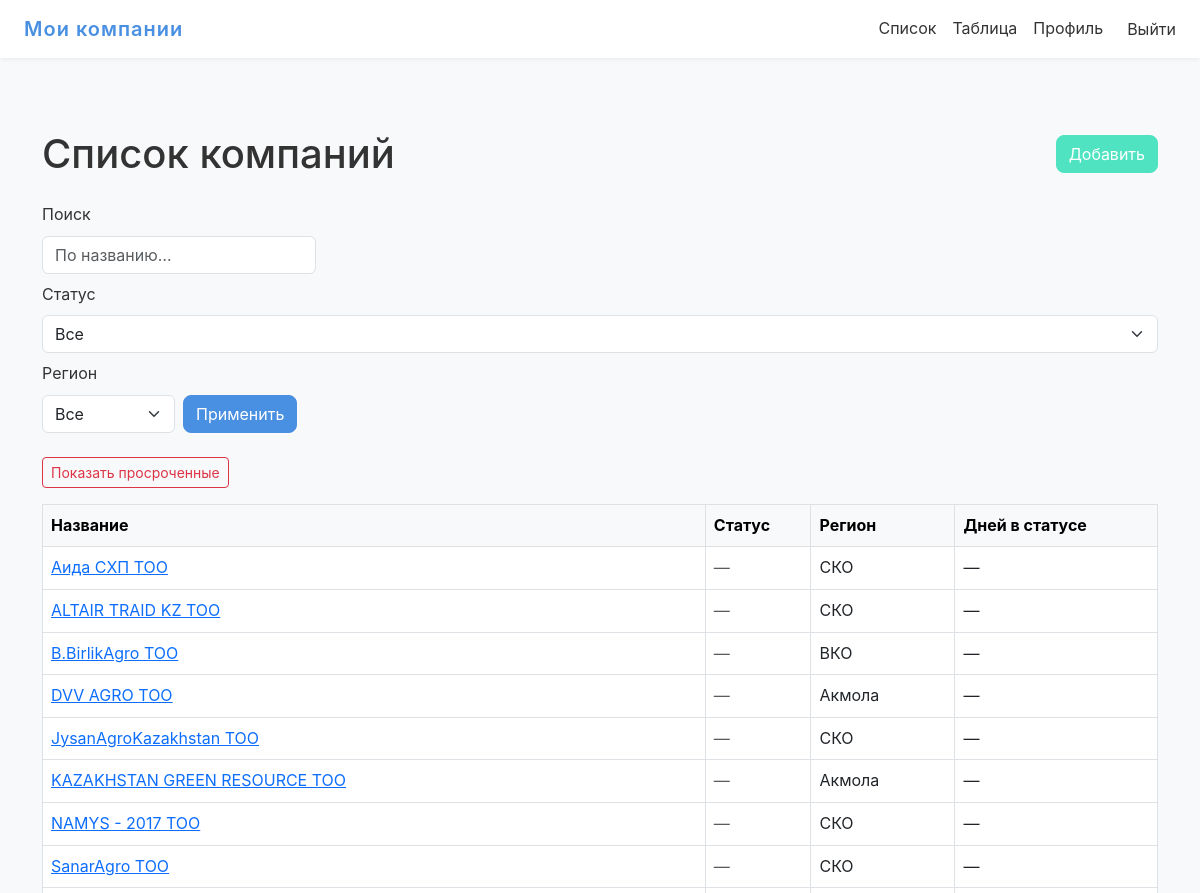
Page / (signed in, upper part) on the earlier database version.
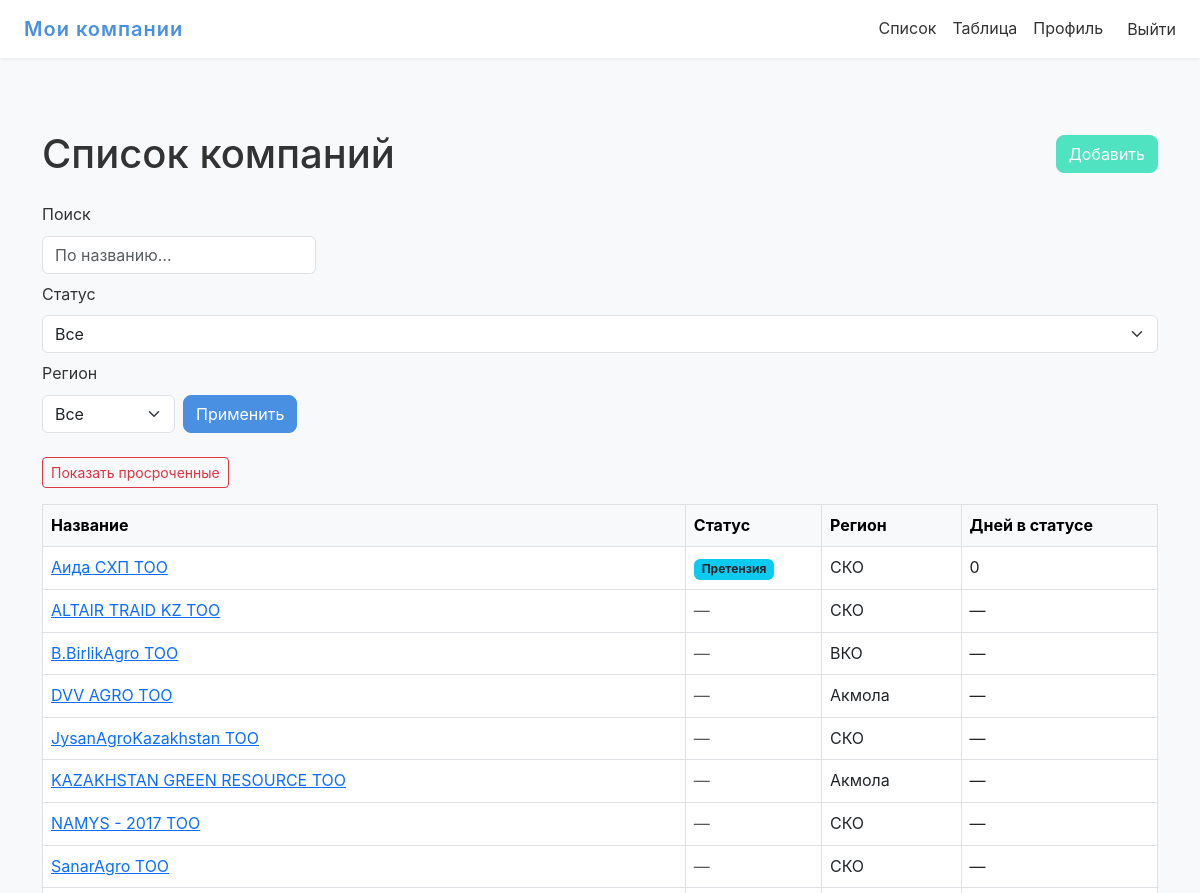
Same page on the later database version.
### main/models.py (models this page shows, shortened)
class Company(models.Model):
    name = models.CharField("Название компании", max_length=200)
    bin_number = models.CharField(
        "БИН",
        max_length=50,
        blank=True,
        null=True,
        help_text="Бизнес-идентификационный номер (необязательно)"
    )
    manager_name = models.CharField(
        "Управляющий",
        max_length=150,
        blank=True,
        null=True,
        help_text="Имя ответственного лица/управляющего (необязательно)"
    )
    debt_amount = models.DecimalField(
        "Сумма долга",
        max_digits=12,
        decimal_places=2,
        blank=True,
        null=True,
        help_text="Сумма долга (необязательно)"
    )
    status = models.ForeignKey(
        Status,
        on_delete=models.SET_NULL,
        null=True,
        blank=True,
        related_name="+",
        verbose_name="Текущий статус"
    )
    position = models.IntegerField(
        "Позиция в колонке",
        default=0,
        help_text="Порядок внутри одного статуса на доске"
    )
    region = models.CharField(
        "Регион",
        max_length=3,
        choices=REGION_CHOICES,
        default="KST",
        help_text="Географический регион компании"
    )
    class Meta:
        ordering = ["position"]
        verbose_name = "Компания"
        verbose_name_plural = "Компании"

class Status(models.Model):
    name = models.CharField("Название статуса", max_length=400)
    order = models.PositiveIntegerField(
        "Порядок отображения",
        default=0,
        help_text="Чем меньше — тем левее на доске"
    )
    duration_days = models.PositiveIntegerField(
        "Рекомендуемое время (дней)",
        default=0,
        help_text="Рекомендованное количество дней в этом статусе"
    )
    class Meta:
        ordering = ["order"]
        verbose_name = "Статус"
        verbose_name_plural = "Статусы"

### main/views.py (the view)
# urls.py: path('', views.index, name='index'),
@login_required
def index(request):
    if request.user.is_staff:
        qs = Company.objects.all()
    else:
        user_regions = request.user.profile.regions.values_list('code', flat=True)
        qs = Company.objects.filter(region__in=user_regions)
    q       = request.GET.get('q', '').strip()
    st_id   = request.GET.get('status')
    region  = request.GET.get('region')
    overdue = request.GET.get('overdue') == '1'
    if q:
        qs = qs.filter(name__icontains=q)
    if st_id:
        qs = qs.filter(status_id=st_id)
    if request.user.is_staff and region:
        qs = qs.filter(region=region)
    companies = []
    now = timezone.now()
    for c in qs.order_by('position'):
        last = c.history.first()
        if last and c.status and c.status.duration_days:
            workdays_elapsed = count_workdays(last.changed_at, now)
            is_overdue       = workdays_elapsed > c.status.duration_days
            days_in_status   = workdays_elapsed
        else:
            is_overdue     = False
            days_in_status = None
        if overdue and not is_overdue:
            continue
        c.days_in_status = days_in_status
        c.is_overdue     = is_overdue
        companies.append(c)
    return render(request, 'main/index.html', {
        'title':    'Список компаний',
        'companies': companies,
        'statuses': Status.objects.order_by('order'),
        'regions':  REGION_CHOICES,
    })

### main/views.py (called while the page is built)
def count_workdays(start_dt, end_dt):
    start_date = start_dt.date()
    end_date = end_dt.date()
    workdays = 0
    current = start_date
    while current < end_date:
        if current.weekday() < 5:
            workdays += 1
        current += timedelta(days=1)
    return workdays

### main/templates/main/index.html (shortened to what this page needs)
{% extends 'main/base.html' %}
{% block content %}
<div class="container py-5">
  <div class="d-flex justify-content-between align-items-center mb-4">
    <h1 class="mb-0">{{ title }}</h1>
    <a href="{% url 'main:add_company' %}" class="btn btn-success">Добавить</a>
  </div>
  <form method="get" class="row g-2 mb-4 align-items-end">
    <div class="col-auto">
      <label class="form-label" for="id_q">Поиск</label>
      <input type="text"
             id="id_q"
             name="q"
             value="{{ request.GET.q|default_if_none:'' }}"
             class="form-control"
             placeholder="По названию…">
    </div>
    <div class="col-auto">
      <label class="form-label" for="id_status">Статус</label>
      <select id="id_status" name="status" class="form-select">
        <option value="">Все</option>
      </select>
    </div>
    {% if user.is_staff %}
      <div class="col-auto">
        <label class="form-label" for="id_region">Регион</label>
        <select id="id_region" name="region" class="form-select">
          <option value="">Все</option>
        </select>
      </div>
    {% endif %}
    <div class="col-auto">
      <button type="submit" class="btn btn-primary">Применить</button>
    </div>
  </form>
  <div class="mb-3">
    {% if request.GET.overdue == '1' %}
      <a href="{% url 'main:index' %}" class="btn btn-sm btn-outline-primary">
        Показать все
      </a>
    {% else %}
      <a href="{% url 'main:index' %}?{% if request.GET.q %}q={{ request.GET.q }}&{% endif %}
                                      overdue=1"
         class="btn btn-sm btn-outline-danger">
        Показать просроченные
      </a>
    {% endif %}
  </div>
  <table class="table table-bordered table-hover align-middle">
    <thead class="table-light">
      <tr>
        <th>Название</th>
        <th>Статус</th>
        <th>Регион</th>
        <th>Дней в статусе</th>
      </tr>
    </thead>
    <tbody>
      {% for c in companies %}
        <tr {% if c.is_overdue %}class="table-danger"{% endif %}>
          <td>
            <a href="{% url 'main:company_detail' c.pk %}">{{ c.name }}</a>
          </td>
          <td>
            {% if c.status %}
              <span class="badge bg-info text-dark">{{ c.status.name }}</span>
            {% else %}
              <span class="text-muted">—</span>
            {% endif %}
          </td>
          <td>{{ c.get_region_display }}</td>
          <td>
            {% if c.days_in_status is not None %}
              {{ c.days_in_status }}
            {% else %}
              —
            {% endif %}
          </td>
        </tr>
      {% empty %}
        <tr>
          <td colspan="4" class="text-center text-muted">Компании не найдены</td>
        </tr>
      {% endfor %}
    </tbody>
  </table>
</div>
{% endblock %}

### main/templates/main/base.html (shortened to what this page needs)
{% load static %}
<!DOCTYPE html>
<html lang="ru">
<head>
  <link
    href="https://cdn.jsdelivr.net/npm/bootstrap@5.3.0/dist/css/bootstrap.min.css"
    rel="stylesheet"
  >
  <link rel="stylesheet" href="{% static 'main/css/custom.css' %}">
</head>
<body class="bg-light">
  <nav class="navbar navbar-expand-lg navbar-dark bg-dark mb-4">
    <div class="container-fluid">
      <a class="navbar-brand" href="{% url 'main:companies_table' %}">Мои компании</a>
      <div class="collapse navbar-collapse" id="navTabs">
        <ul class="navbar-nav ms-auto align-items-center">
          <li class="nav-item">
            <a
              class="nav-link {% if request.resolver_match.url_name == 'main:index' %}active{% endif %}"
              href="{% url 'main:index' %}"
            >
              Список
            </a>
          </li>
          <li class="nav-item">
            <a
              class="nav-link {% if request.resolver_match.url_name == 'main:companies_table' %}active{% endif %}"
              href="{% url 'main:companies_table' %}"
            >
              Таблица
            </a>
          </li>
          <li class="nav-item">
            <a
              class="nav-link {% if request.resolver_match.url_name == 'main:profile' %}active{% endif %}"
              href="{% url 'main:profile' %}"
            >
              Профиль
            </a>
          </li>
          {% if user.is_authenticated %}
            <li class="nav-item ms-3">
              <form method="post" action="{% url 'logout' %}">
                <button type="submit" class="btn btn-link nav-link p-0">
                  Выйти
                </button>
              </form>
            </li>
          {% else %}
            <li class="nav-item">
              <a class="nav-link" href="{% url 'login' %}">Войти</a>
            </li>
          {% endif %}
        </ul>
      </div>
    </div>
  </nav>
  <div class="container-fluid">
    {% block content %}{% endblock %}
  </div>
</body>
</html>

### main/static/main/css/custom.css (style rules this page uses)
:root { --color-primary: #4a90e2; --color-secondary: #f5f7fa; --color-accent: #50e3c2; --color-danger: #dc3545; --color-warning: #f5a623; --color-success: #7ed321; --color-text: #333333; --radius-sm: 0.25rem; --radius: 0.5rem; --radius-lg: 0.75rem; --shadow-sm: 0 2px 4px rgba(0,0,0,0.05); --shadow-md: 0 4px 12px rgba(0,0,0,0.1); }
body { background-color: var(--color-secondary); color: var(--color-text); font-family: 'Inter', sans-serif; line-height: 1.6; }
.navbar { background-color: #fff !important; box-shadow: var(--shadow-sm); }
.navbar-brand { color: var(--color-primary) !important; font-weight: 600; letter-spacing: 1px; }
.nav-link { color: var(--color-text) !important; transition: color 0.2s; }
.btn-primary { background-color: var(--color-primary); border-color: var(--color-primary); border-radius: var(--radius); transition: background-color 0.2s; }
.btn-success { background-color: var(--color-accent); border-color: var(--color-accent); border-radius: var(--radius); }
.table thead { background-color: var(--color-primary); color: #fff; }
.container-fluid { padding-left: 1.5rem; padding-right: 1.5rem; }

Differences in the rows shown:
changed Company "Аида СХП ТОО": status.name (not shown) → "Претензия"; days_in_status (not shown) → "0"; no longer shows "—"
